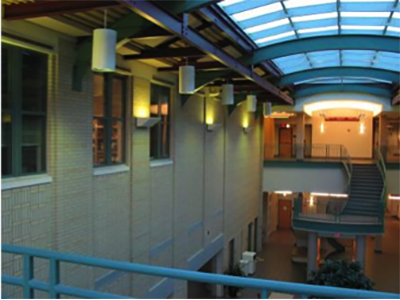
%> input picture TestImages/Test1-1.png, 400 x 300 px
$ octave obtainFeaturePairs_test.m   (GNU Octave 9; MATLAB toolbox functions it lacks are replaced by stand-ins)
%> lines starting %> are read from the running program, lines starting %| are printed output that depends on the picture
### deprecated/obtainFeaturePairs.m
%% Get features pairs using SIFT features
% Uses VLFeat to obtain SIFT feature pairs

%% DEPRECIATED!!!!!!!!

%% DEPRECIATED -> Use getSIFTFeatures & getPotentialMatches
function [potential_matches] = obtainFeaturePairs(image1, image2)

% setup VLFeat
currentFolder = pwd;
run([currentFolder '/lib/vlfeat-0.9.20/toolbox/vl_setup'])

%convert images to greyscale
if (size(image1, 3) == 3)
    IM1 = single(rgb2gray(image1));
else
    IM1 = single(image1);
end

if (size(image2, 3) == 3)
    IM2 = single(rgb2gray(image2));
else
    IM2 = single(image2);
end

% Get SIFT features for images
[f1, d1] = vl_sift(IM1);
[f2, d2] = vl_sift(IM2);

% Get matching pairs
[matches, scores] = vl_ubcmatch(d1, d2);

f1_match = f1(:,unique(matches(1,:)));
d1_match = d1(:,unique(matches(1,:)));

f2_match = f2(:,unique(matches(2,:)));
d2_match = d2(:,unique(matches(2,:)));

% plot results
figure;
image(image1);
feat1 = vl_plotframe(f1_match) ;
set(feat1,'color','y') ;
% desc1 = vl_plotsiftdescriptor(d1_match,f1_match);
% set(desc1,'color','g') ;

figure;
image(image2);
feat2 = vl_plotframe(f2_match) ;
set(feat2,'color','y') ;
% desc2 = vl_plotsiftdescriptor(d2_match,f2_match);
% set(desc2,'color','g') ;

% compute pairs
numMatches = size(matches,2);
pairs = nan(numMatches, 2, 2); % row->each match, col -> <x,y>, dim3 -> <image1,image2>
for mat = 1:numMatches
    f1_index = matches(1,mat);
    f2_index = matches(2,mat);

    % x y z=1
    pairs(mat,:,1) = [f1(2,f1_index) f1(1,f1_index) 1]; % img1
    pairs(mat,:,2) = [f2(2,f2_index) f2(1,f2_index) 1]; % img2
end

potential_matches = pairs;
end

### deprecated/obtainFeaturePairs_test.m
%% load images
img1 = imread('TestImages/Test1-1.png');
%> img1 is the input picture: size 300x400x3 uint8; mean R, G, B 81.3, 89.2, 82.4
img2 = imread('TestImages/Test1-2.png');
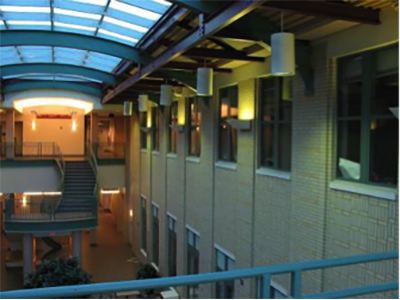
%> input picture TestImages/Test1-2.png, 400 x 300 px
%> img2 is the input picture: size 300x400x3 uint8; mean R, G, B 75, 83.5, 76.2

%% find feature pairs
pairs = obtainFeaturePairs(img1, img2);
%> in obtainFeaturePairs, `IM1 = single(rgb2gray(image1));`:
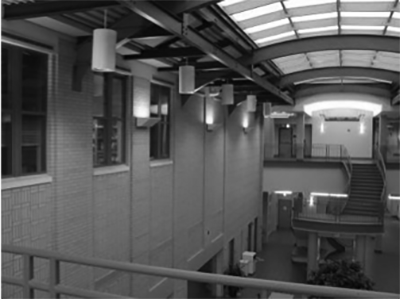
%> IM1: size 300x400 single; min 2, max 255, mean 86
%> in obtainFeaturePairs, `IM2 = single(rgb2gray(image2));`:
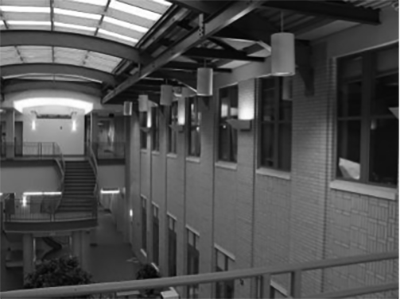
%> IM2: size 300x400 single; min 1, max 255, mean 80.1
%> the run ends on the next line
